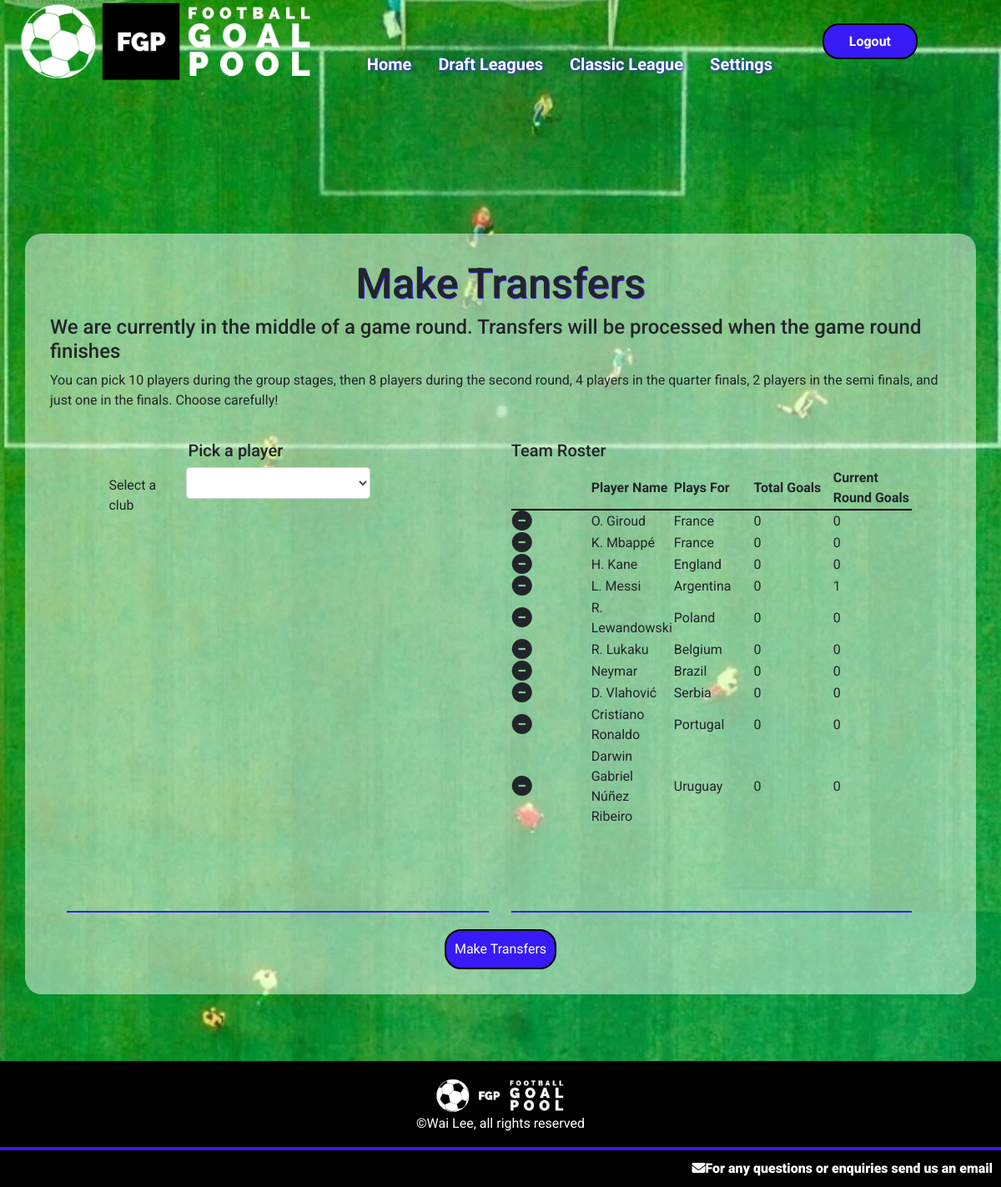
The app's page /globaltransfers (signed in), older data.
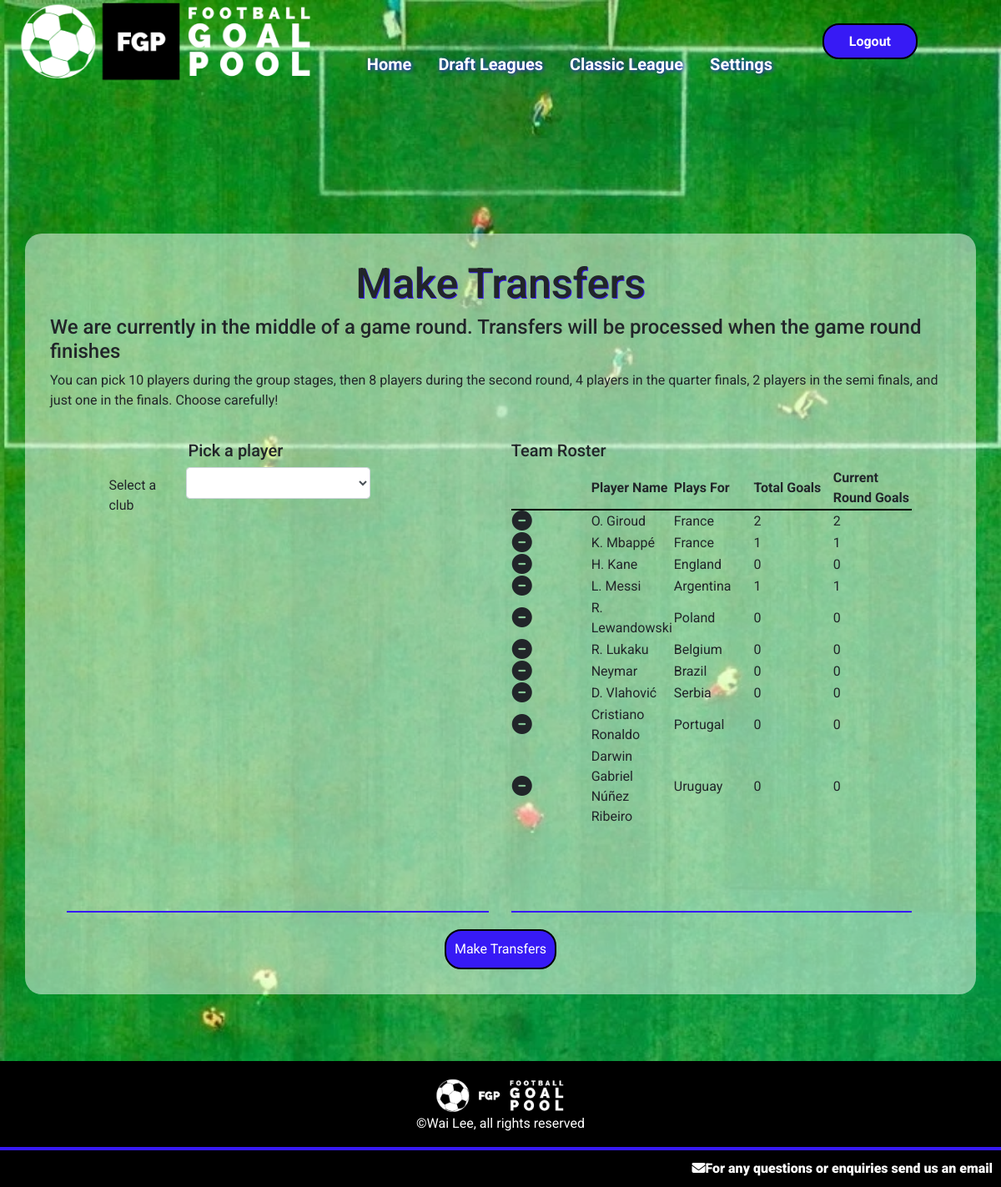
The same page, newer data.
### goalpoolapp/models.py (models this page shows, shortened)
class Player(models.Model):
    playercode = models.IntegerField()
    leagues = models.ManyToManyField(League, related_name="leagueplayers", blank=True)
    nickname = models.CharField(max_length=64)
    goals = models.IntegerField(default=0)
    country = models.ForeignKey(Country, on_delete=models.CASCADE, related_name="players")
    currentweekgoals = models.IntegerField(default=0)
    position = models.CharField(max_length=12)
    pic = models.CharField(max_length=100)

class Country(models.Model):
    countryname = models.CharField(max_length=20)
    countrypic = models.CharField(max_length=100)
    countryid = models.IntegerField()

### goalpoolapp/views.py (the view, shortened to what this page needs)
# urls.py: path('globaltransfers', views.globaltransfers, name='globaltransfers'),
@login_required
def globaltransfers(request):
    global_league = getGlobalLeague()
    userteam = Team.objects.get(league=global_league, manager=request.user)
    if request.method == "GET":
        return render(request, 'goalpoolapp/globaltransfers.html', {
            'league': global_league,
            'team': userteam
        })

### goalpoolapp/functions.py (called while the page is built)
def getGlobalLeague():
    return League.objects.get(id='19')

### goalpoolapp/templates/goalpoolapp/globaltransfers.html (shortened to what this page needs)
{% extends "goalpoolapp/layout.html" %}
{% load static %}
{% block body %}
<div id="main-page-content-container">
    <div id="main-page-content">
        <h2>Make Transfers</h2>
        {% if league.transfersAllowed == False %}
        <h4>We are currently in the middle of a game round. Transfers will be processed when the game round finishes</h4>
        {% endif %}
        <p> You can pick 10 players during the group stages, then 8 players during the second round, 4 players in the quarter finals, 2 players in the semi finals, and just one in the finals. Choose carefully!</p>
        <div class="leagueinformation">
            <div class="form-container">
                <div class="form-group centeredinput">
                    <h5>Pick a player</h5>
                    <div class="form-group draftselect">
                        <label for="teamselect" class="label teamlabel">Select a club</label>
                        <select id="globalteamselect" class="form-control"></select>
                    </div>
                </div>
            </div>
            <div id="globalteamtable">
                <div class="form-container">
                    <h5>Team Roster</h5>
                    <table class="playerleaguetable" id="pickplayertable">
                        <tr>
                            <th></th>
                            <th>Player Name</th>
                            <th>Plays For</th>
                            <th>Total Goals</th>
                            <th>Current Round Goals</th>
                        </tr>
                        {% for player in team.provisionalplayers.all %}
                            <tr id="row{{ player.playercode }}">
                                <td>
                                    <a class="removeplayer" data-value="{{ player.playercode }}">
                                        <i class="fa-solid fa-circle-minus fa-xl"></i>
                                    </a>
                                </td>
                                <td id="name{{ player.playercode }}">{{ player.nickname }}</td>
                                <td>{{ player.country }}</td>
                                <td>{{ player.goals }}</td>
                                <td>{{ player.currentweekgoals }}</td>
                            </tr>
                        {% empty %}
                            {% for player in team.players.all %}
                            <tr id="row{{ player.playercode }}">
                                <td>
                                    <a class="removeplayer" data-value="{{ player.playercode }}">
                                        <i class="fa-solid fa-circle-minus fa-xl"></i>
                                    </a>
                                </td>
                                <td id="name{{ player.playercode }}">{{ player.nickname }}</td>
                                <td>{{ player.country.countryname }}</td>
                                <td>{{ player.goals }}</td>
                                <td>{{ player.currentweekgoals }}</td>
                            </tr>
                            {% endfor %}
                        {% endfor %}
                    </table>
                </div>
            </div>
    </div>
    <span class="button" id="transfersubmit">Make Transfers</span>
</div>
{% endblock %}

Row changes from the older to the newer data that the page shows:
changed Player "O. Giroud": goals "0" → "2"; currentweekgoals "0" → "2"
changed Player "K. Mbappé": goals "0" → "1"; currentweekgoals "0" → "1"
changed Player "L. Messi": goals "0" → "1"
